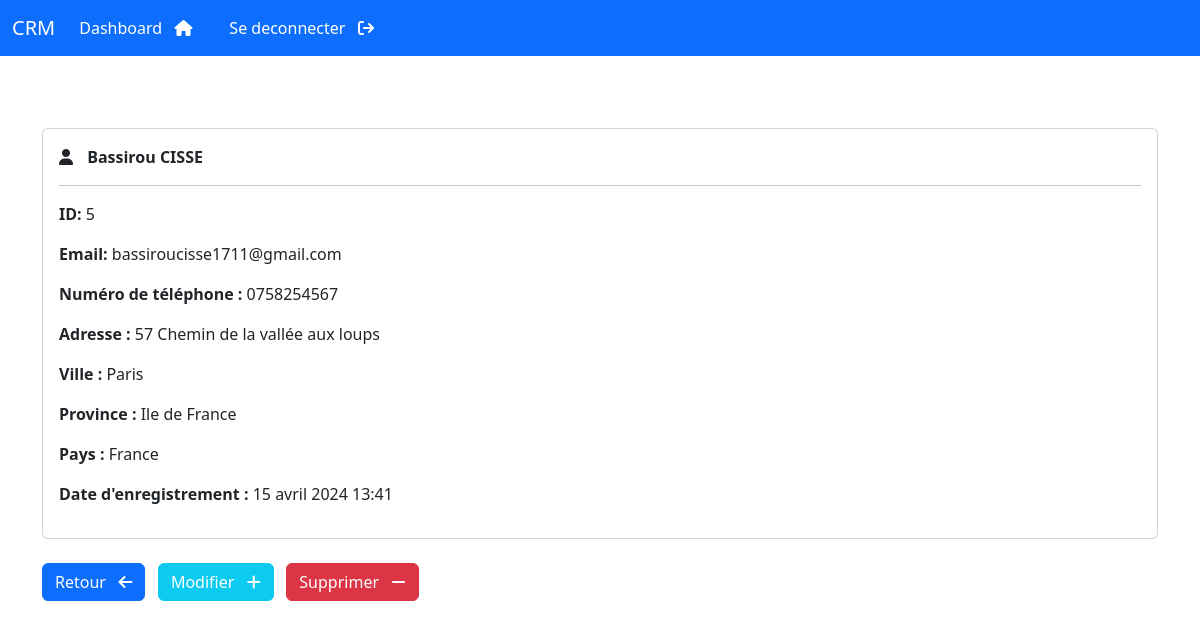
/voir-informations/5 (signed in), run on the app's committed database.
### webapp/models.py (models this page shows, shortened)
class Customer(models.Model):
    date_creation = models.DateTimeField( auto_now_add=True)
    prenom = models.CharField(max_length=150)
    nom = models.CharField(max_length=150)
    email = models.CharField(max_length=200)
    telephone = models.CharField(max_length=20)
    adresse = models.CharField(max_length=500)
    ville = models.CharField(max_length=150)
    province = models.CharField(max_length=150)
    pays = models.CharField(max_length=150)

### webapp/views.py (the view)
# urls.py: path('voir-informations/<int:pk>', voir_infos, name="voir-informations"),
@login_required(login_url='login')
def voir_infos(request, pk):
    infos = Customer.objects.get(id=pk)
    return render(request, 'webapp/voir.html', {'infos':infos})

### webapp/templates/webapp/voir.html (shortened to what this page needs)
{% extends 'webapp/base.html'%}
{% block content %}
<br><br>
<div class="card">
    <div class="card-body">
        <i class="fa-solid fa-user"></i>
        <strong style="margin: 10px ;" >
            {{infos.prenom }}
            {{ infos.nom|upper }}
        </strong>
        <hr>
        <p><strong>ID: </strong> {{ infos.id }}</p>
        <p><strong>Email: </strong> {{ infos.email }}</p>
        <p><strong>Numéro de téléphone : </strong> {{ infos.telephone }}</p>
        <p><strong>Adresse : </strong> {{ infos.adresse }}</p>
        <p><strong>Ville : </strong> {{ infos.ville }}</p>
        <p><strong>Province : </strong> {{ infos.province }}</p>
        <p><strong>Pays : </strong> {{ infos.pays }}</p>
        <p><strong>Date d'enregistrement : </strong> {{ infos.date_creation }}</p>
    </div>
</div>
<br>
<a href="{% url 'dashboard' %}" class="btn btn-primary">   Retour &nbsp; <i class="fa-solid fa-arrow-left"></i>  </a>
<a href="{% url 'modifier-informations' infos.id %}" class="btn btn-info text-white" > Modifier &nbsp; <i class="fa-solid fa-plus"></i></a>
<a href="{% url 'supprimer-informations' infos.id %}" class="btn btn-danger">Supprimer &nbsp; <i class="fa-solid fa-minus"></i></a>
{% endblock %}

### data on the page
Customer: prenom "Bassirou", nom "CISSE", id "5", email "bassiroucisse1711@gmail.com", telephone "0758254567", adresse "57 Chemin de la vallée aux loups", ville "Paris", province "Ile de France", pays "France", date_creation "15 avril 2024 13:41"
